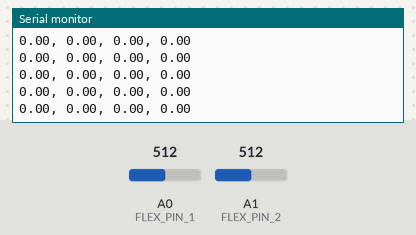
This sketch was run on a simulated Arduino Uno, built with avr-gcc and run on an emulated ATmega328P. On the bench: the last lines printed to the serial monitor. Inputs (shaded band) come from the test bench; at power-on: A0 (FLEX_PIN_1) = 512, A1 (FLEX_PIN_2) = 512.

Above: at 1.2 s.
1.3 s: A0 (FLEX_PIN_1) set to 522
At 2.1 s:
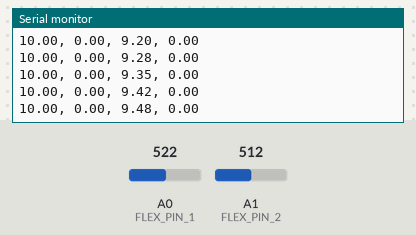
2.8 s: A1 (FLEX_PIN_2) set to 716
At 3.4 s:
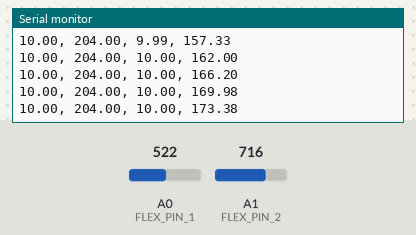
5.8 s: A0 (FLEX_PIN_1) set to 716
At 6.6 s:
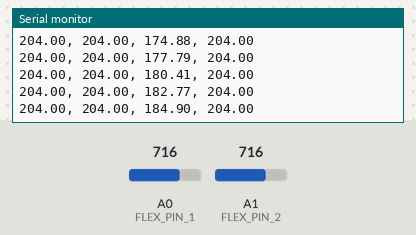
8.8 s: A1 (FLEX_PIN_2) set to 900
At 9.8 s:
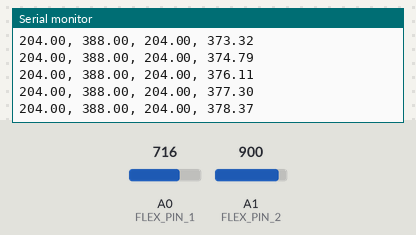
10.3 s: A0 (FLEX_PIN_1) set to 511
At 11.1 s:
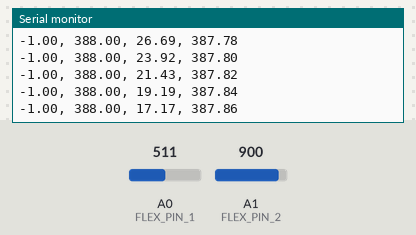
13.3 s: A1 (FLEX_PIN_2) set to 511
At 13.8 s:
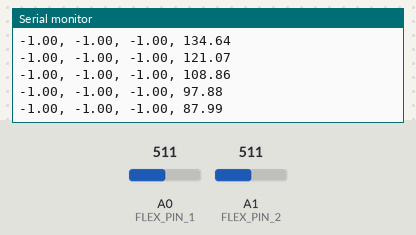
Timing chart, 0 to 16.3 s (numbered marks = the images above; inputs shaded):
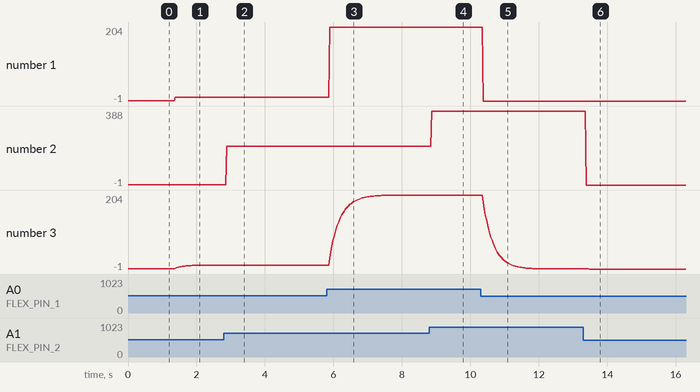

The sketch:

two_flex.ino
```cpp
/*
 * Forest Ray
 * April 7, 2025
 * Flex Sensors
 *
 * Get readings from two flex sensors and filter them so the data is less sensitive to vibrations
 */

// Globals

// analog pins for reading from the flex sensors
const byte FLEX_PIN_1 = A0;
const byte FLEX_PIN_2 = A1;

// variables for storing readings from each sensor in bits
float flex_reading_1;  float flex_reading_2;
float previous_flex_1; float previous_flex_2;
float filtered_flex_1; float filtered_flex_2;

// variables for storing base line reading for each sensor
float baseline_1; float baseline_2;

void setup() {
  Serial.begin(9600); // set baud rate

  //Serial.println("Starting up...");

  // Get Base Line readings
  int number_of_readings = 10;
  float sum_1 = 0; float sum_2 = 0;

  for(int ii = 0; ii < number_of_readings; ii++){
    sum_1 = sum_1 + analogRead(FLEX_PIN_1);
    sum_2 = sum_2 + analogRead(FLEX_PIN_2);
  }

  baseline_1 = sum_1/float(number_of_readings);
  baseline_2 = sum_2/float(number_of_readings);

  previous_flex_1 = analogRead(FLEX_PIN_1) - baseline_1;
  previous_flex_2 = analogRead(FLEX_PIN_2) - baseline_2;

  //Serial.println("Flex Sensor 1 (bits), Flex Sensor 2 (bits)");

}

void loop() {
  // read the flex sensors
  flex_reading_1 = analogRead(FLEX_PIN_1) - baseline_1;
  flex_reading_2 = analogRead(FLEX_PIN_2) - baseline_2;

  // filter the data
  // We are applying a filter so we aren't picking up on vibrations
  filtered_flex_1 = (0.90 * previous_flex_1) + (0.10 * flex_reading_1);
  filtered_flex_2 = (0.90 * previous_flex_2) + (0.10 * flex_reading_2);

  // print the data
  Serial.print(flex_reading_1); Serial.print(", ");
  Serial.print(flex_reading_2); Serial.print(", ");
  Serial.print(filtered_flex_1); Serial.print(", ");
  Serial.println(filtered_flex_2);

  // update values
  previous_flex_1 = filtered_flex_1;
  previous_flex_2 = filtered_flex_2;

}
```

Measured:
- after the input at 1.3 s, the serial monitor: prints a new line after 0.08 s (image 1)
- after the input at 2.8 s, the serial monitor: prints a new line after 0.08 s (image 2)
- plotted number 1: 0 → 10 after the input at 1.3 s
- plotted number 2: 0 → 204 after the input at 2.8 s
- plotted number 3: 0 → 9.97 after the input at 1.3 s
